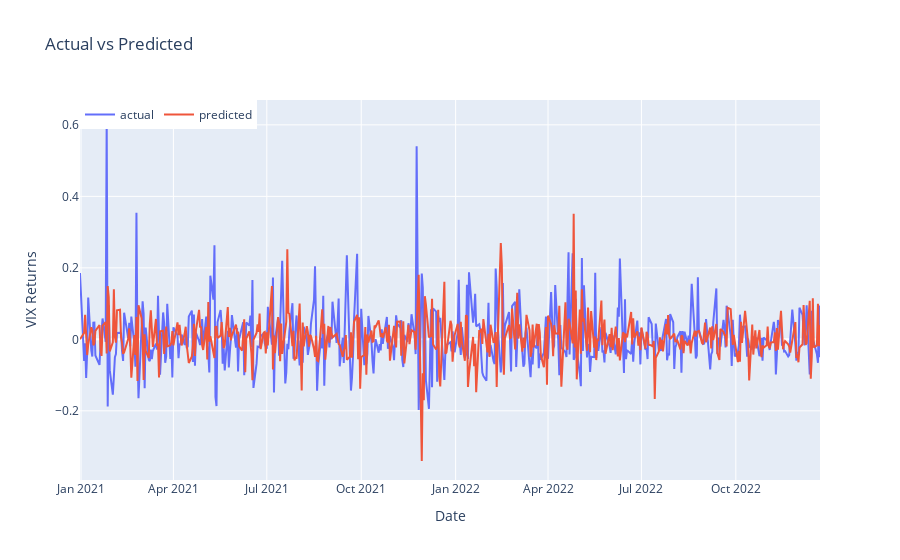

Notebook source saved alongside this figure:
### Code cell
trace1 = go.Scatter(x=predicted_results_val.index, y=predicted_results_val['actual'], mode='lines', name='actual')
trace2 = go.Scatter(x=predicted_results_val.index, y=predicted_results_val['predictions'], mode='lines', name='predicted')
data = [trace1, trace2]
layout = go.Layout(title='Actual vs Predicted', xaxis=dict(title='Date'), yaxis=dict(title='VIX Returns'), legend=dict(x=0, y=1.0, orientation='h'))
fig = go.Figure(data=data, layout=layout)
fig

### Figure 1 — Plotly figure (JSON) as saved in the notebook; plotly's stock layout.template omitted (floating-point values rounded to 4 significant figures; data arrays with more than 128 entries replaced by an {"elided": "..."} marker saying what was removed)
{"data": [{"mode": "lines", "name": "actual", "type": "scatter", "x": {"elided": "499 str values"}, "y": {"elided": "499 float values"}}, {"mode": "lines", "name": "predicted", "type": "scatter", "x": {"elided": "499 str values"}, "y": {"elided": "499 float values"}}], "layout": {"legend": {"orientation": "h", "x": 0, "y": 1}, "title": {"text": "Actual vs Predicted"}, "xaxis": {"title": {"text": "Date"}}, "yaxis": {"title": {"text": "VIX Returns"}}}}
